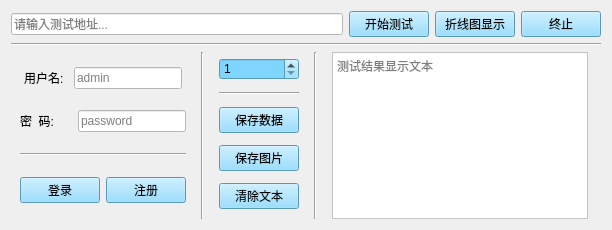
<?xml version="1.0" encoding="UTF-8"?>
<ui version="4.0">
 <class>Ping</class>
 <widget class="QWidget" name="Ping">
  <property name="enabled">
   <bool>true</bool>
  </property>
  <property name="geometry">
   <rect>
    <x>0</x>
    <y>0</y>
    <width>612</width>
    <height>230</height>
   </rect>
  </property>
  <property name="sizePolicy">
   <sizepolicy hsizetype="Minimum" vsizetype="Minimum">
    <horstretch>0</horstretch>
    <verstretch>0</verstretch>
   </sizepolicy>
  </property>
  <property name="minimumSize">
   <size>
    <width>612</width>
    <height>230</height>
   </size>
  </property>
  <property name="maximumSize">
   <size>
    <width>638</width>
    <height>265</height>
   </size>
  </property>
  <property name="windowTitle">
   <string>Form</string>
  </property>
  <property name="styleSheet">
   <string notr="true">/*
QWidget{
border-image: url(:/newPrefix/test_picture2.jpg);
}
QTextBrowser {
border-image:url();
}
QLineEdit {
border-image:url();
}
QComboBox {
border-image:url();
}
QLabel {
border-image:url();
}
QPushButton {
border-image:url();
}
QSpinBox {
border-image:url();
}
</string>
  </property>
  <layout class="QVBoxLayout" name="verticalLayout_4">
   <item>
    <layout class="QVBoxLayout" name="verticalLayout_3">
     <item>
      <layout class="QHBoxLayout" name="horizontalLayout_5">
       <item>
        <widget class="QLineEdit" name="lineEdit">
         <property name="enabled">
          <bool>true</bool>
         </property>
         <property name="sizePolicy">
          <sizepolicy hsizetype="Minimum" vsizetype="Fixed">
           <horstretch>0</horstretch>
           <verstretch>0</verstretch>
          </sizepolicy>
         </property>
         <property name="styleSheet">
          <string notr="true">background-color:rgb(255, 255, 255)</string>
         </property>
         <property name="text">
          <string/>
         </property>
         <property name="placeholderText">
          <string>请输入测试地址...</string>
         </property>
        </widget>
       </item>
       <item>
        <widget class="QPushButton" name="ButtonRun">
         <property name="sizePolicy">
          <sizepolicy hsizetype="Fixed" vsizetype="Fixed">
           <horstretch>0</horstretch>
           <verstretch>0</verstretch>
          </sizepolicy>
         </property>
         <property name="styleSheet">
          <string notr="true">background-color:rgb(126, 214, 255)</string>
         </property>
         <property name="text">
          <string>开始测试</string>
         </property>
        </widget>
       </item>
       <item>
        <widget class="QPushButton" name="ButtonPic">
         <property name="sizePolicy">
          <sizepolicy hsizetype="Fixed" vsizetype="Fixed">
           <horstretch>0</horstretch>
           <verstretch>0</verstretch>
          </sizepolicy>
         </property>
         <property name="cursor">
          <cursorShape>ArrowCursor</cursorShape>
         </property>
         <property name="styleSheet">
          <string notr="true">background-color:rgb(126, 214, 255)
</string>
         </property>
         <property name="text">
          <string>折线图显示</string>
         </property>
        </widget>
       </item>
       <item>
        <widget class="QPushButton" name="ButtonStop">
         <property name="sizePolicy">
          <sizepolicy hsizetype="Fixed" vsizetype="Fixed">
           <horstretch>0</horstretch>
           <verstretch>0</verstretch>
          </sizepolicy>
         </property>
         <property name="styleSheet">
          <string notr="true">background-color:rgb(126, 214, 255)
</string>
         </property>
         <property name="text">
          <string>终止</string>
         </property>
        </widget>
       </item>
      </layout>
     </item>
     <item>
      <widget class="Line" name="line_2">
       <property name="orientation">
        <enum>Qt::Horizontal</enum>
       </property>
      </widget>
     </item>
     <item>
      <layout class="QHBoxLayout" name="horizontalLayout">
       <item>
        <layout class="QVBoxLayout" name="verticalLayout_2">
         <item>
          <layout class="QHBoxLayout" name="horizontalLayout_2">
           <item>
            <widget class="QLabel" name="label_3">
             <property name="sizePolicy">
              <sizepolicy hsizetype="Fixed" vsizetype="Preferred">
               <horstretch>0</horstretch>
               <verstretch>0</verstretch>
              </sizepolicy>
             </property>
             <property name="text">
              <string>用户名:</string>
             </property>
            </widget>
           </item>
           <item>
            <widget class="QLineEdit" name="lineUser">
             <property name="sizePolicy">
              <sizepolicy hsizetype="Fixed" vsizetype="Fixed">
               <horstretch>0</horstretch>
               <verstretch>0</verstretch>
              </sizepolicy>
             </property>
             <property name="styleSheet">
              <string notr="true">background-color:rgb(255, 255, 255)</string>
             </property>
             <property name="placeholderText">
              <string>admin</string>
             </property>
            </widget>
           </item>
          </layout>
         </item>
         <item>
          <layout class="QHBoxLayout" name="horizontalLayout_3">
           <item>
            <widget class="QLabel" name="label_4">
             <property name="enabled">
              <bool>true</bool>
             </property>
             <property name="sizePolicy">
              <sizepolicy hsizetype="Minimum" vsizetype="Preferred">
               <horstretch>0</horstretch>
               <verstretch>0</verstretch>
              </sizepolicy>
             </property>
             <property name="text">
              <string>密  码:</string>
             </property>
            </widget>
           </item>
           <item>
            <widget class="QLineEdit" name="linePassWord">
             <property name="sizePolicy">
              <sizepolicy hsizetype="Fixed" vsizetype="Fixed">
               <horstretch>0</horstretch>
               <verstretch>0</verstretch>
              </sizepolicy>
             </property>
             <property name="styleSheet">
              <string notr="true">background-color:rgb(255, 255, 255)</string>
             </property>
             <property name="placeholderText">
              <string>password</string>
             </property>
            </widget>
           </item>
          </layout>
         </item>
         <item>
          <widget class="Line" name="line_5">
           <property name="orientation">
            <enum>Qt::Horizontal</enum>
           </property>
          </widget>
         </item>
         <item>
          <layout class="QHBoxLayout" name="horizontalLayout_4">
           <item>
            <widget class="QPushButton" name="ButtonLogin">
             <property name="sizePolicy">
              <sizepolicy hsizetype="Fixed" vsizetype="Fixed">
               <horstretch>0</horstretch>
               <verstretch>0</verstretch>
              </sizepolicy>
             </property>
             <property name="styleSheet">
              <string notr="true">background-color:rgb(126, 214, 255)</string>
             </property>
             <property name="text">
              <string>登录</string>
             </property>
            </widget>
           </item>
           <item>
            <widget class="QPushButton" name="ButtonCreate">
             <property name="sizePolicy">
              <sizepolicy hsizetype="Fixed" vsizetype="Fixed">
               <horstretch>0</horstretch>
               <verstretch>0</verstretch>
              </sizepolicy>
             </property>
             <property name="styleSheet">
              <string notr="true">background-color:rgb(126, 214, 255)</string>
             </property>
             <property name="text">
              <string>注册</string>
             </property>
            </widget>
           </item>
          </layout>
         </item>
        </layout>
       </item>
       <item>
        <widget class="Line" name="line">
         <property name="orientation">
          <enum>Qt::Vertical</enum>
         </property>
        </widget>
       </item>
       <item>
        <layout class="QVBoxLayout" name="verticalLayout">
         <item>
          <widget class="QSpinBox" name="spinBox">
           <property name="sizePolicy">
            <sizepolicy hsizetype="Minimum" vsizetype="Fixed">
             <horstretch>0</horstretch>
             <verstretch>0</verstretch>
            </sizepolicy>
           </property>
           <property name="styleSheet">
            <string notr="true">background-color:rgb(126, 214, 255)</string>
           </property>
           <property name="minimum">
            <number>1</number>
           </property>
          </widget>
         </item>
         <item>
          <widget class="Line" name="line_3">
           <property name="orientation">
            <enum>Qt::Horizontal</enum>
           </property>
          </widget>
         </item>
         <item>
          <widget class="QPushButton" name="ButtonSaveAru">
           <property name="sizePolicy">
            <sizepolicy hsizetype="Fixed" vsizetype="Fixed">
             <horstretch>0</horstretch>
             <verstretch>0</verstretch>
            </sizepolicy>
           </property>
           <property name="styleSheet">
            <string notr="true">background-color:rgb(126, 214, 255)</string>
           </property>
           <property name="text">
            <string>保存数据</string>
           </property>
          </widget>
         </item>
         <item>
          <widget class="QPushButton" name="ButtonSavePic">
           <property name="sizePolicy">
            <sizepolicy hsizetype="Fixed" vsizetype="Fixed">
             <horstretch>0</horstretch>
             <verstretch>0</verstretch>
            </sizepolicy>
           </property>
           <property name="styleSheet">
            <string notr="true">background-color:rgb(126, 214, 255)</string>
           </property>
           <property name="text">
            <string>保存图片</string>
           </property>
          </widget>
         </item>
         <item>
          <widget class="QPushButton" name="ButtonClear">
           <property name="sizePolicy">
            <sizepolicy hsizetype="Fixed" vsizetype="Fixed">
             <horstretch>0</horstretch>
             <verstretch>0</verstretch>
            </sizepolicy>
           </property>
           <property name="styleSheet">
            <string notr="true">background-color:rgb(126, 214, 255)</string>
           </property>
           <property name="text">
            <string>清除文本</string>
           </property>
          </widget>
         </item>
        </layout>
       </item>
       <item>
        <widget class="Line" name="line_4">
         <property name="orientation">
          <enum>Qt::Vertical</enum>
         </property>
        </widget>
       </item>
       <item>
        <widget class="QTextBrowser" name="textBrowser">
         <property name="sizePolicy">
          <sizepolicy hsizetype="Fixed" vsizetype="Fixed">
           <horstretch>0</horstretch>
           <verstretch>0</verstretch>
          </sizepolicy>
         </property>
         <property name="styleSheet">
          <string notr="true">background-color:rgb(255, 255, 255)</string>
         </property>
         <property name="placeholderText">
          <string>测试结果显示文本</string>
         </property>
        </widget>
       </item>
      </layout>
     </item>
    </layout>
   </item>
  </layout>
 </widget>
 <resources>
  <include location="backgroundimage.qrc"/>
 </resources>
 <connections/>
</ui>
